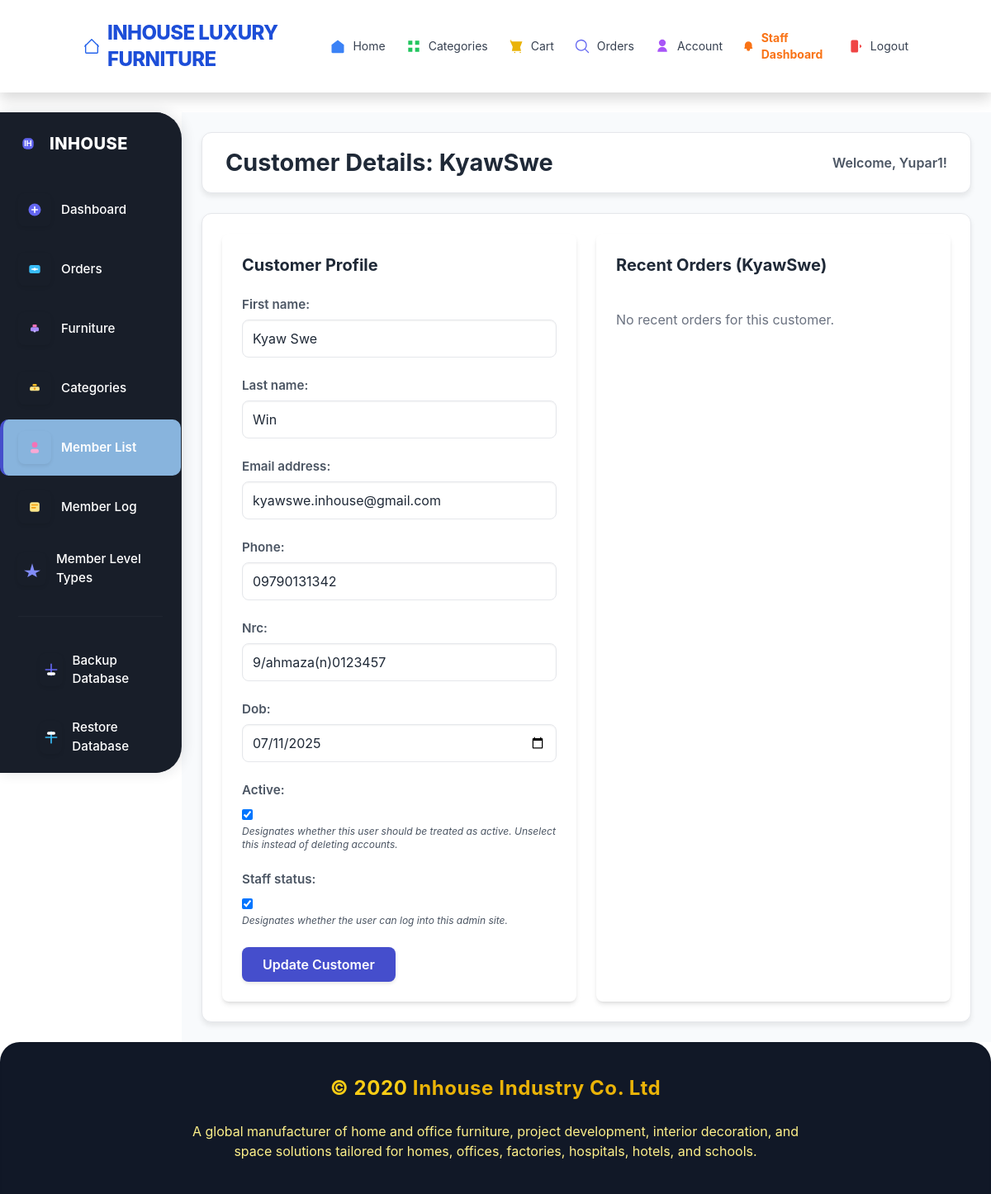
/staff/customers/1/ (signed in), run on the app's committed database.
### store/models.py (models this page shows, shortened)
class CustomUser(AbstractUser):
    phone = models.CharField(max_length=15, blank=True, null=True)
    nrc = models.CharField(max_length=30, blank=True)
    dob = models.DateField(null=True, blank=True)
    c_code = models.CharField(max_length=20, unique=True, blank=True)
    createdby = models.CharField(max_length=20, default='website')
    amount = models.DecimalField(
        max_digits=10,
        decimal_places=2,
        default=0.00
    )
    member_level_choices = [
        ('INHOUSE', 'Inhouse'),
        ('CLASSIC', 'Classic'),
        ('GOLD', 'Gold'),
        ('PLATINUM', 'Platinum'),
        ('DIAMOND', 'Diamond'),
        ('VVIP', 'VVIP'),
    ]
    member_level = models.CharField(
        max_length=10,
        choices=member_level_choices,
        default='Bronze'
    )

### store/views_staff.py (the view)
@login_required
@user_passes_test(is_staff_check)
def staff_customer_detail(request, pk):
    customer = get_object_or_404(CustomUser, pk=pk)
    customer_orders = customer.orders.all().order_by('-created_at')[:10]
    if request.method == 'POST':
        form = CustomUserUpdateForm(request.POST, instance=customer)
        if form.is_valid():
            form.save()
            messages.success(request, f"Customer '{customer.username}' updated successfully.")
            return redirect('staff_customer_detail', pk=customer.pk)
        else:
            messages.error(request, "Please correct the errors in the form.")
    else:
        form = CustomUserUpdateForm(instance=customer)
    context = {
        'customer': customer,
        'form': form,
        'customer_orders': customer_orders,
    }
    return render(request, 'staff/customer_detail.html', context)

### store/templates/staff/customer_detail.html (shortened to what this page needs)
{% extends "staff/base_staff.html" %}
{% block page_title %}Customer Details: {{ customer.username }}{% endblock %}
{% block content %}
<div class="grid grid-cols-1 md:grid-cols-2 gap-6">
    <div class="bg-white p-6 rounded-lg shadow-md">
        <h2 class="text-xl font-bold mb-4 text-gray-800">Customer Profile</h2>
        <form method="POST">
            {% for field in form %}
                <div class="mb-4">
                    <label for="{{ field.id_for_label }}" class="block text-gray-700 text-sm font-bold mb-2">
                        {{ field.label }}:
                    </label>
                    {{ field }}
                    {% if field.help_text %}
                        <p class="text-gray-600 text-xs italic">{{ field.help_text }}</p>
                    {% endif %}
                </div>
            {% endfor %}
            <button type="submit" class="bg-blue-600 hover:bg-blue-700 text-white font-bold py-2 px-4 rounded-md">
                Update Customer
            </button>
        </form>
    </div>
    <div class="bg-white p-6 rounded-lg shadow-md">
        <h2 class="text-xl font-bold mb-4 text-gray-800">Recent Orders ({{ customer.username }})</h2>
        <ul class="divide-y divide-gray-200">
            {% for order in customer_orders %}
            <li class="py-3 flex justify-between items-center">
                <a href="{% url 'staff_order_detail' order.id %}" class="text-blue-600 hover:underline">
                    Order #{{ order.order_number }} - ${{ order.total_amount|floatformat:2 }}
                </a>
                <span class="text-sm text-gray-600">{{ order.created_at|date:"M d, Y" }}</span>
                <span class="px-2 py-1 text-xs font-semibold rounded-full
                    {% if order.status == 'Delivered' %}bg-green-100 text-green-800
                    {% elif order.status == 'Pending' %}bg-yellow-100 text-yellow-800
                    {% elif order.status == 'Cancelled' %}bg-red-100 text-red-800
                    {% else %}bg-gray-100 text-gray-800{% endif %}">
                    {{ order.get_status_display }}
                </span>
            </li>
            {% empty %}
            <li class="py-3 text-gray-500">No recent orders for this customer.</li>
            {% endfor %}
        </ul>
    </div>
</div>
{% endblock %}

### store/templates/staff/base_staff.html (shortened to what this page needs)
{% extends "main/base.html" %}
{% load static %}
{% block body_content %}
    <div class="staff-layout-wrapper">
        <div class="sidebar" id="staffSidebar"
             style="background: #181e29; color: #fff; border-radius: 0 2rem 2rem 0; box-shadow: 2px 0 16px rgba(24,30,41,0.12); width: 220px; min-width: 180px; padding: 0;">
            <div class="flex flex-col h-full">
                <div class="flex items-center gap-3 mb-8 pl-6 pt-6">
                    <svg class="w-9 h-9" viewBox="0 0 24 24" fill="none">
                        <rect x="4" y="4" width="16" height="16" rx="6" fill="#6366f1" />
                        <text x="12" y="16" text-anchor="middle" font-size="11" font-weight="bold">
                            <tspan fill="#fff">IH</tspan>
                        </text>
                    </svg>
                    <span class="font-extrabold text-xl text-white tracking-wide">INHOUSE</span>
                </div>
                <nav class="flex-1">
                    <ul class="flex flex-col gap-1">
                        <li>
                            <a href="{% url 'staff_dashboard' %}" class="sidebar-modern-link group {% if request.resolver_match.url_name == 'staff_dashboard' %}active{% endif %}" style="padding-left: 0;">
                                <span class="block w-1.5 h-8 rounded-r-full {% if request.resolver_match.url_name == 'staff_dashboard' %}bg-indigo-400{% else %}bg-transparent{% endif %}"></span>
                                <span class="sidebar-modern-icon" style="background: none; color: #fff;">
                                    <svg class="w-6 h-6" fill="none" viewBox="0 0 24 24">
                                        <circle cx="12" cy="12" r="9" fill="#6366f1"/>
                                        <path d="M8 12h8" stroke="#fff" stroke-width="2" stroke-linecap="round"/>
                                        <path d="M12 8v8" stroke="#fff" stroke-width="2" stroke-linecap="round"/>
                                    </svg>
                                </span>
                                <span class="sidebar-modern-label text-white">Dashboard</span>
                            </a>
                        </li>
                        <li>
                            <a href="{% url 'staff_order_list' %}" class="sidebar-modern-link group {% if 'staff_order' in request.resolver_match.url_name %}active{% endif %}" style="padding-left: 0;">
                                <span class="block w-1.5 h-8 rounded-r-full {% if 'staff_order' in request.resolver_match.url_name %}bg-indigo-400{% else %}bg-transparent{% endif %}"></span>
                                <span class="sidebar-modern-icon" style="background: none; color: #fff;">
                                    <svg class="w-6 h-6" fill="none" viewBox="0 0 24 24">
                                        <rect x="4" y="6" width="16" height="12" rx="3" fill="#38bdf8"/>
                                        <path d="M8 12h8" stroke="#fff" stroke-width="2" stroke-linecap="round"/>
                                        <circle cx="12" cy="12" r="2" fill="#fff"/>
                                    </svg>
                                </span>
                                <span class="sidebar-modern-label text-white">Orders</span>
                            </a>
                        </li>
                        <li>
                            <a href="{% url 'staff_furniture_list' %}" class="sidebar-modern-link group {% if 'staff_furniture' in request.resolver_match.url_name %}active{% endif %}" style="padding-left: 0;">
                                <span class="block w-1.5 h-8 rounded-r-full {% if 'staff_furniture' in request.resolver_match.url_name %}bg-indigo-400{% else %}bg-transparent{% endif %}"></span>
                                <span class="sidebar-modern-icon" style="background: none; color: #fff;">
                                    <svg class="w-6 h-6" fill="none" viewBox="0 0 24 24">
                                        <rect x="6" y="10" width="12" height="6" rx="2" fill="#a78bfa"/>
                                        <rect x="9" y="6" width="6" height="4" rx="1" fill="#f472b6"/>
                                        <circle cx="12" cy="16" r="1.5" fill="#c4b5fd"/>
                                    </svg>
                                </span>
                                <span class="sidebar-modern-label text-white">Furniture</span>
                            </a>
                        </li>
                        <li>
                            <a href="{% url 'staff_category_list' %}" class="sidebar-modern-link group {% if 'staff_category' in request.resolver_match.url_name %}active{% endif %}" style="padding-left: 0;">
                                <span class="block w-1.5 h-8 rounded-r-full {% if 'staff_category' in request.resolver_match.url_name %}bg-indigo-400{% else %}bg-transparent{% endif %}"></span>
                                <span class="sidebar-modern-icon" style="background: none; color: #fff;">
                                    <svg class="w-6 h-6" fill="none" viewBox="0 0 24 24">
                                        <rect x="5" y="10" width="14" height="6" rx="2" fill="#fde68a"/>
                                        <rect x="9" y="6" width="6" height="3" rx="1.5" fill="#fbbf24"/>
                                        <circle cx="12" cy="13" r="1.5" fill="#f59e0b"/>
                                    </svg>
                                </span>
                                <span class="sidebar-modern-label text-white">Categories</span>
                            </a>
                        </li>
                        <li>
                            <a href="{% url 'staff_customer_list' %}" class="sidebar-modern-link group {% if request.resolver_match.url_name == 'staff_customer_list' %}active{% endif %}" style="padding-left: 0;">
                                <span class="block w-1.5 h-8 rounded-r-full {% if request.resolver_match.url_name == 'staff_customer_list' %}bg-indigo-400{% else %}bg-transparent{% endif %}"></span>
                                <span class="sidebar-modern-icon" style="background: none; color: #fff;">
                                    <svg class="w-6 h-6" fill="none" viewBox="0 0 24 24">
                                        <circle cx="12" cy="8" r="4" fill="#f472b6"/>
                                        <rect x="6" y="14" width="12" height="6" rx="3" fill="#f9a8d4"/>
                                    </svg>
                                </span>
                                <span class="sidebar-modern-label text-white">Member List</span>
                            </a>
                        </li>
                        <li>
                            <a href="{% url 'staff_mbl_list' %}" class="sidebar-modern-link group {% if request.resolver_match.url_name == 'staff_mbl_list' %}active{% endif %}" style="padding-left: 0;">
                                <span class="block w-1.5 h-8 rounded-r-full {% if request.resolver_match.url_name == 'staff_mbl_list' %}bg-indigo-400{% else %}bg-transparent{% endif %}"></span>
                                <span class="sidebar-modern-icon" style="background: none; color: #fff;">
                                    <svg class="w-6 h-6" fill="none" viewBox="0 0 24 24">
                                        <rect x="5" y="5" width="14" height="14" rx="3" fill="#fde68a"/>
                                        <path d="M8 9h8M8 13h5" stroke="#f59e0b" stroke-width="2" stroke-linecap="round"/>
                                    </svg>
                                </span>
                                <span class="sidebar-modern-label text-white">Member Log</span>
                            </a>
                        </li>
                        <li>
                            <a href="{% url 'staff_memberlevel_list' %}" class="sidebar-modern-link group {% if request.resolver_match.url_name == 'staff_memberlevel_list' %}active{% endif %}" style="padding-left: 0;">
                                <span class="block w-1.5 h-8 rounded-r-full {% if request.resolver_match.url_name == 'staff_memberlevel_list' %}bg-indigo-400{% else %}bg-transparent{% endif %}"></span>
                                <span class="sidebar-modern-icon" style="background: none; color: #fff;">
                                    <svg class="w-6 h-6" fill="none" viewBox="0 0 24 24">
                                        <polygon points="12,4 15,14 24,14 17,18 19,24 12,20 5,24 7,18 0,14 9,14" fill="#818cf8"/>
                                    </svg>
                                </span>
                                <span class="sidebar-modern-label text-white">Member Level Types</span>
                            </a>
                        </li>
                    </ul>
                </nav>
                <hr class="w-4/5 border-t border-slate-300 my-6 self-center opacity-30">
                <div class="flex flex-col gap-2 px-4 py-2">
                    <a href="{% url 'staff_db_backup' %}" class="sidebar-modern-link group">
                        <span class="sidebar-modern-icon" style="background: none; color: #fff;">
                            <svg class="w-6 h-6" fill="none" viewBox="0 0 24 24">
                                <path d="M12 4v16m8-8H4" stroke="#6366f1" stroke-width="2" stroke-linecap="round" stroke-linejoin="round"/>
                                <rect x="6" y="16" width="12" height="4" rx="2" fill="#fff"/>
                            </svg>
                        </span>
                        <span class="sidebar-modern-label text-white">Backup Database</span>
                    </a>
                    <a href="{% url 'staff_db_restore' %}" class="sidebar-modern-link group">
                        <span class="sidebar-modern-icon" style="background: none; color: #fff;">
                            <svg class="w-6 h-6" fill="none" viewBox="0 0 24 24">
                                <path d="M12 20V4m-8 8h16" stroke="#38bdf8" stroke-width="2" stroke-linecap="round" stroke-linejoin="round"/>
                                <rect x="6" y="4" width="12" height="4" rx="2" fill="#fff"/>
                            </svg>
                        </span>
                        <span class="sidebar-modern-label text-white">Restore Database</span>
                    </a>
                </div>
            </div>
        </div>
        <div class="staff-main-content-wrapper">
            <header class="staff-header">
                <h1 class="text-2xl font-bold text-gray-800">{% block page_title %}Staff Dashboard{% endblock %}</h1>
                <div class="welcome-text flex items-center gap-2">
                    <span class="font-semibold">Welcome, {{ request.user.username }}!</span>
                </div>
            </header>
            <div class="staff-content-area">
                {% block content %}{% endblock content %}
            </div>
        </div>
    </div>
{% endblock body_content %}

### data on the page
CustomUser: username "KyawSwe", form "Kyaw Swe" "Win" "kyawswe.inhouse@gmail.com" "09790131342" "9/ahmaza(n)0123457" "07/11/2025" "☑" "☑"
CustomUser: user.username "Yupar1"

### other printed values
{{ field.label }} "First name" "Last name" "Email address" "Phone" "Nrc" "Dob" "Active" "Staff status"
{{ field.help_text }} "Designates whether this user should be treated as active. Unselect this instead of deleting accounts." "Designates whether the user can log into this admin site."
